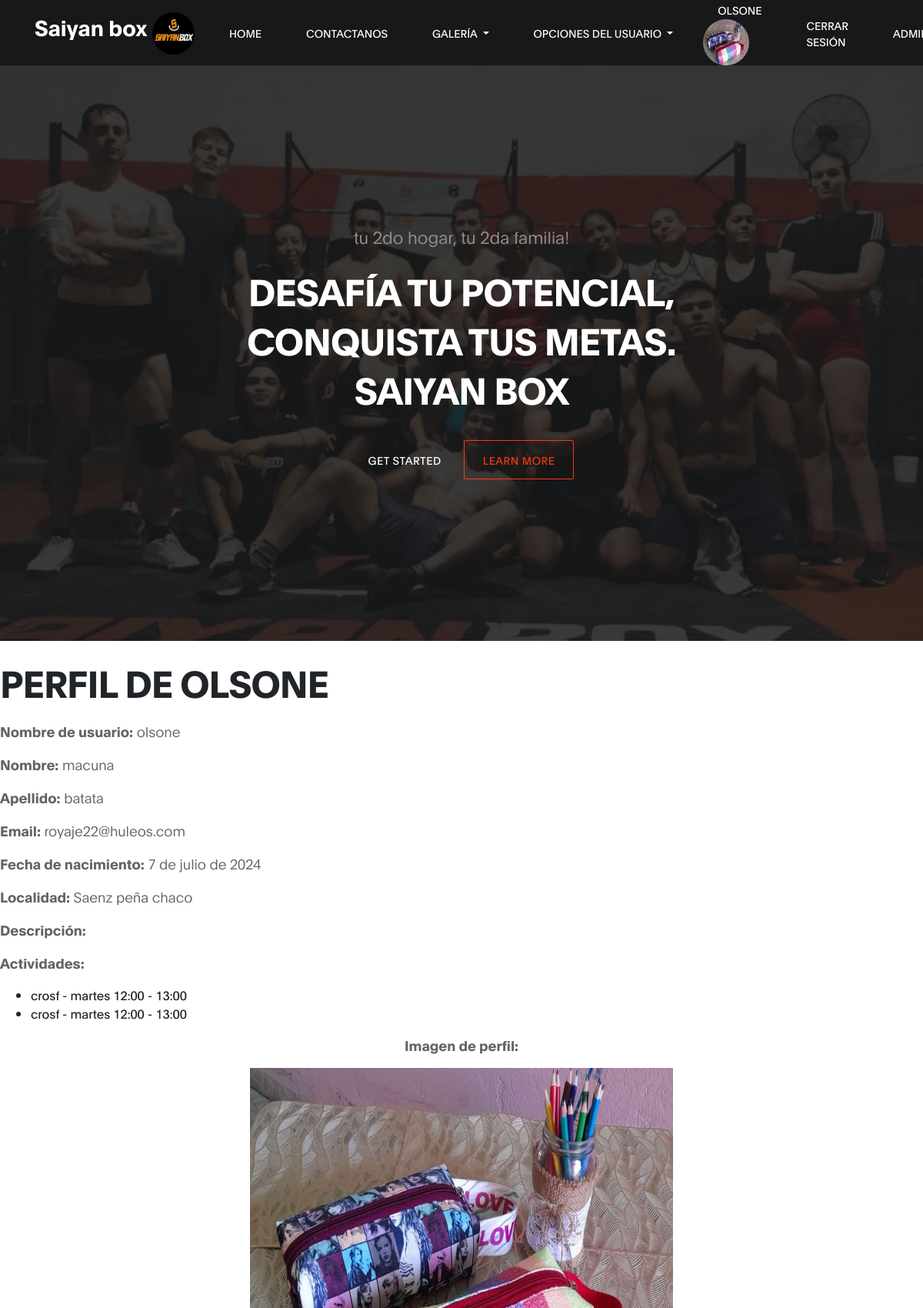
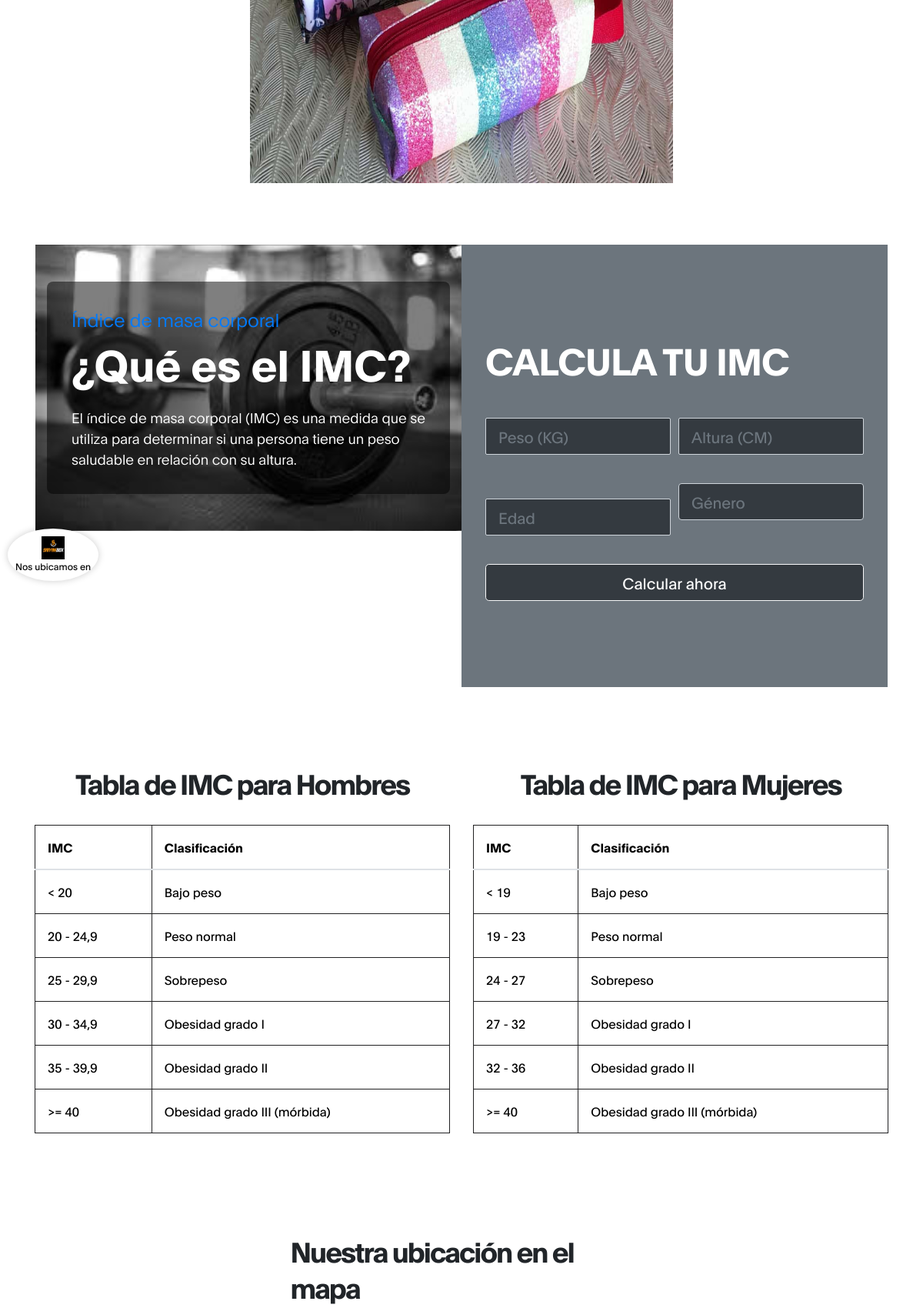
The page /perfil/ (signed in, upper part) on the database its author committed (2 pictures, top to bottom).
### miembros/models.py (models this page shows, shortened)
class UserProfile(models.Model):
    user = models.OneToOneField(User, on_delete=models.CASCADE)
    profile_image = models.ImageField(upload_to='profile_images', blank=True, null=True)
    bio = models.TextField(blank=True, null=True)
    localidad = models.CharField(max_length=100, blank=True, null=True)
    birth_date = models.DateField(null=True, blank=True)

class UsuarioActividad(models.Model):
    usuario = models.ForeignKey(User, on_delete=models.CASCADE)
    actividad = models.ForeignKey(Actividad, on_delete=models.CASCADE)
    horario = models.ForeignKey(Horario, on_delete=models.CASCADE)

class Actividad(models.Model):
    nombre = models.CharField(max_length=100)
    descripcion = models.TextField()

class Horario(models.Model):
    actividad = models.ForeignKey(Actividad, on_delete=models.CASCADE)
    dia_semana = models.CharField(max_length=20)  # e.g., 'Lunes', 'Martes', etc.
    hora_inicio = models.TimeField()
    hora_fin = models.TimeField()

### miembros/views.py (the view)
# urls.py: path('perfil/',perfil,name='perfil'),
@login_required
def perfil(request):
    user_profile, created = UserProfile.objects.get_or_create(user=request.user)
    usuario_actividades = UsuarioActividad.objects.filter(usuario=request.user)
    return render(request, 'perfil.html', {
        'user_profile': user_profile,
        'usuario_actividades': usuario_actividades
    })

### miembros/templates/perfil.html (shortened to what this page needs)
{% extends 'base.html' %}
{% load static %}
{% block contenido %}
<main>
    <h1>Perfil de {{ user_profile.user.username }}</h1>
    <p><strong>Nombre de usuario:</strong> {{ user_profile.user.username }}</p>
    <p><strong>Nombre:</strong> {{ user_profile.user.first_name }}</p>
    <p><strong>Apellido:</strong> {{ user_profile.user.last_name }}</p>
    <p><strong>Email:</strong> {{ user_profile.user.email }}</p>
    <p><strong>Fecha de nacimiento:</strong> {{ user_profile.birth_date }}</p>
    <p><strong>Localidad:</strong> {{ user_profile.localidad }}</p>
    <p><strong>Descripción:</strong> {{ user_profile.bio }}</p>
    {% if usuario_actividades %}
        <p><strong>Actividades:</strong></p>
        <ul>
            {% for ua in usuario_actividades %}
                <li>{{ ua.actividad.nombre }} - {{ ua.horario.dia_semana }} {{ ua.horario.hora_inicio }} - {{ ua.horario.hora_fin }}</li>
            {% endfor %}
        </ul>
    {% else %}
        <p>No hay actividades seleccionadas.</p>
    {% endif %}
    {% if user_profile.profile_image %}
        <div class="profile-image-container">
            <p><strong>Imagen de perfil:</strong></p>
            <img src="{{ user_profile.profile_image.url }}" alt="Profile Image" class="profile-image">
        </div>
    {% else %}
        <p>No hay imagen de perfil disponible.</p>
    {% endif %}
</main>
{% endblock %}

### miembros/templates/base.html (shortened to what this page needs)
{% load static %}
<!DOCTYPE html>
<html lang="en">
<head>
<link rel="stylesheet" href="{% static 'miembros/css/bootstrap.min.css' %}">
<link rel="stylesheet" href="{% static 'miembros/css/font-awesome.min.css' %}">
<link rel="stylesheet" href="{% static 'miembros/css/aos.css' %}">
<link rel="stylesheet" href="https://stackpath.bootstrapcdn.com/bootstrap/4.5.2/css/bootstrap.min.css">
<link rel="stylesheet" href="{% static 'miembros/css/tooplate-gymso-style.css' %}">
</head>
<body data-spy="scroll" data-target="#navbarNav" data-offset="50">
<nav class="navbar navbar-expand-lg fixed-top">
    <div class="container">
        <a class="navbar-brand" href="{% url 'home' %}">
            Saiyan box
            <img src="{% static 'miembros/img/logo_saiyan.ico' %}" alt="Menu Icon" class="menu-icon">
        </a>
        <div class="collapse navbar-collapse" id="navbarNav">
            <ul class="navbar-nav ml-auto">
                <li class="nav-item">
                    <a href="{% url 'home' %}" class="nav-link smoothScroll">Home</a>
                </li>
                <li class="nav-item">
                    <a href="{% url 'contacto' %}" class="nav-link smoothScroll">Contactanos</a>
                </li>
                <li class="nav-item dropdown">
                    <a class="nav-link dropdown-toggle" href="#" id="navbarDropdown" role="button" data-toggle="dropdown" aria-haspopup="true" aria-expanded="false">
                        Galería
                    </a>
                </li>
                {% if user.is_authenticated %}
                <li class="nav-item dropdown">
                    <a href="#" class="nav-link dropdown-toggle" id="userOptionsDropdown" role="button" data-toggle="dropdown" aria-haspopup="true" aria-expanded="false">
                        Opciones del Usuario
                    </a>
                </li>
                <li class="nav-item">
                    <a href="#" class="nav-link smoothScroll">{{ user.username }}</a>
                    {% if user.userprofile.profile_image %}
                    <img src="{{ user.userprofile.profile_image.url }}" alt="Profile Image" id="user-profile-image">
                    {% else %}
                    <img src="{% static 'miembros/img/furia-3.jpg' %}" alt="Imagen de perfil predeterminada" id="user-profile-image">
                    {% endif %}
                </li>
                <li class="nav-item">
                    <a href="#" class="nav-link smoothScroll" onclick="event.preventDefault(); document.getElementById('logout-form').submit();">Cerrar sesión</a>
                </li>
                {% endif %}
                <li class="nav-item">
                    <a href="{% url 'admin:index' %}" class="nav-link smoothScroll admin-button">Admin</a>
                </li>
            </ul>
        </div>
    </div>
</nav>
            <ul class="social-icon ml-lg-3">
                <li><a href="https://www.facebook.com/fabricio.gutierrez.92" class="fa fa-facebook"></a></li>
                <li><a href="#" class="fa fa-twitter"></a></li>
                <li><a href="https://www.instagram.com/saiyan_box/" class="fa fa-instagram"></a></li>
            </ul>
    <div id="floating-icon" onclick="window.location.href='{% url 'ubicacion' %}'">
        <img src="{% static 'miembros/img/logo_saiyan.ico' %}" alt="Ubicación">
        <span>Nos ubicamos en</span>
    </div>
<section class="hero d-flex flex-column justify-content-center align-items-center" id="home">
    <div class="bg-overlay"></div>
           <div class="container">
                <div class="row">
                     <div class="col-lg-8 col-md-10 mx-auto col-12">
                          <div class="hero-text mt-5 text-center">
                                <h6 data-aos="fade-up" data-aos-delay="300">tu 2do hogar, tu 2da familia!</h6>
                                <h1 class="text-white" data-aos="fade-up" data-aos-delay="500">Desafía tu potencial, conquista tus metas. Saiyan Box</h1>
                                <a href="#feature" class="btn custom-btn mt-3" data-aos="fade-up" data-aos-delay="600">Get started</a>
                                <a href="#about" class="btn custom-btn bordered mt-3" data-aos="fade-up" data-aos-delay="700">learn more</a>
                          </div>
                     </div>
                </div>
           </div>
 </section>
    {% block contenido %}
    {% endblock %}
<div class="container-fluid position-relative bmi my-5">
    <div class="container">
        <div class="row px-3 align-items-stretch">
            <div class="col-md-6 bg-imc d-flex align-items-center justify-content-center">
                <div class="text-container">
                    <h4 class="text-primary">Índice de masa corporal</h4>
                    <h4 class="display-4 text-white font-weight-bold mb-4">¿Qué es el IMC?</h4>
                    <p class="m-0 text-white">El índice de masa corporal (IMC) es una medida que se utiliza para determinar si una persona tiene un peso saludable en relación con su altura.</p>
                </div>
            </div>
            <div class="col-md-6 bg-secondary py-5 d-flex align-items-center justify-content-center">
                <div class="py-5 px-3 w-100">
                    <h1 class="mb-4 text-white">Calcula tu IMC</h1>
                    <form id="bmiForm">
                        <div class="form-row">
                            <div class="col form-group">
                                <input type="number" id="weight" class="form-control form-control-lg bg-dark text-white" placeholder="Peso (KG)" required>
                            </div>
                            <div class="col form-group">
                                <input type="number" id="height" class="form-control form-control-lg bg-dark text-white" placeholder="Altura (CM)" required>
                            </div>
                        </div>
                        <div class="form-row">
                            <div class="col form-group">
                                <input type="number" id="age" class="form-control form-control-lg bg-dark text-white" placeholder="Edad" required>
                            </div>
                            <div class="col form-group">
                                <select id="gender" class="custom-select custom-select-lg bg-dark text-muted" required>
                                    <option value="">Género</option>
                                </select>
                            </div>
                        </div>
                        <div class="form-row">
                            <div class="col">
                                <button type="button" class="btn btn-lg btn-block btn-dark border-light" onclick="calculateBMI()">Calcular ahora</button>
                            </div>
                        </div>
                    </form>
                </div>
            </div>
        </div>
    </div>
</div>
<div class="container">
    <div class="row">
        <div class="col-md-6">
            <div class="table-wrapper">
                <h2 class="text-center">Tabla de IMC para Hombres</h2>
                <table class="table table-bordered mt-4">
                    <thead>
                        <tr>
                            <th scope="col">IMC</th>
                            <th scope="col">Clasificación</th>
                        </tr>
                    </thead>
                    <tbody>
                        <tr>
                            <td>&lt; 20</td>
                            <td>Bajo peso</td>
                        </tr>
                        <tr>
                            <td>20 - 24,9</td>
                            <td>Peso normal</td>
                        </tr>
                        <tr>
                            <td>25 - 29,9</td>
                            <td>Sobrepeso</td>
                        </tr>
                        <tr>
                            <td>30 - 34,9</td>
                            <td>Obesidad grado I</td>
                        </tr>
                        <tr>
                            <td>35 - 39,9</td>
                            <td>Obesidad grado II</td>
                        </tr>
                        <tr>
                            <td>&gt;= 40</td>
                            <td>Obesidad grado III (mórbida)</td>
                        </tr>
                    </tbody>
                </table>
            </div>
        </div>
        <div class="col-md-6">
            <div class="table-wrapper">
                <h2 class="text-center">Tabla de IMC para Mujeres</h2>
                <table class="table table-bordered mt-4">
                    <thead>
                        <tr>
                            <th scope="col">IMC</th>
                            <th scope="col">Clasificación</th>
                        </tr>
                    </thead>
                    <tbody>
                        <tr>
                            <td>&lt; 19</td>
                            <td>Bajo peso</td>
                        </tr>
                        <tr>
                            <td>19 - 23</td>
                            <td>Peso normal</td>
                        </tr>
                        <tr>
                            <td>24 - 27</td>
                            <td>Sobrepeso</td>
                        </tr>
                        <tr>
                            <td>27 - 32</td>
                            <td>Obesidad grado I</td>
                        </tr>
                        <tr>
                            <td>32 - 36</td>
                            <td>Obesidad grado II</td>
                        </tr>
                        <tr>
                            <td>&gt;= 40</td>
                            <td>Obesidad grado III (mórbida)</td>
                        </tr>
                    </tbody>
                </table>
            </div>
        </div>
    </div>
</div>
     <section class="contact section" id="contact">
        <div class="container">
            <div class="row">
                  <div class="mx-auto mt-4 mt-lg-0 mt-md-0 col-lg-5 col-md-6 col-12">
                      <h2 class="mb-4" data-aos="fade-up" data-aos-delay="600">Nuestra ubicación <span>en el mapa</span></h2>
                </div>
            </div>
        </div>
    </section>
</body>
</html>

### rows shown on the page
UserProfile: user.username "OLSONE", user.username "olsone", user.first_name "macuna", user.last_name "batata", user.email "royaje22@huleos.com", birth_date "7 de julio de 2024", localidad "Saenz peña chaco", profile_image (picture)
UsuarioActividad: actividad.nombre "crosf", horario.dia_semana "martes", horario.hora_inicio "12:00", horario.hora_fin "13:00"
UsuarioActividad: actividad.nombre "crosf", horario.dia_semana "martes", horario.hora_inicio "12:00", horario.hora_fin "13:00"

### other values the page prints
{{ user.username }} "OLSONE"
